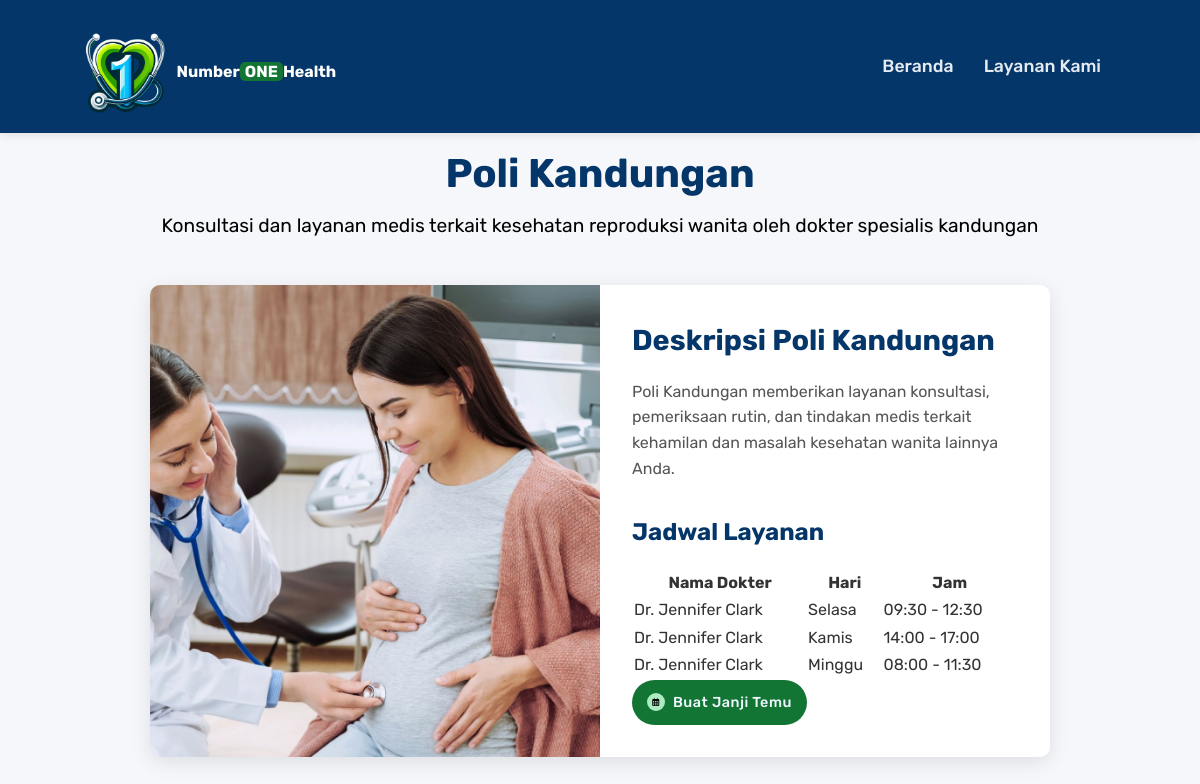
/poli_kandungan.php, run on the app's committed database.
### tables this page shows
CREATE TABLE `dokter` (
  `id` int(11) NOT NULL,
  `name` varchar(255) NOT NULL,
  `hari` varchar(50) NOT NULL,
  `jam` varchar(50) NOT NULL,
  `Lokasi` varchar(255) NOT NULL
);

### poli_kandungan.php (the view, shortened to what this page needs)
<?php
include('dbconn.php');
?>
<!DOCTYPE html>
<html lang="en">
  <head>
    <link rel="stylesheet" href="poli.css" />
    <link
      rel="stylesheet"
      href="https://cdnjs.cloudflare.com/ajax/libs/font-awesome/6.7.1/css/all.min.css"
    />
  </head>
  <body>
    <header>
      <div class="logo">
        <img
          src="Images/LogoNumberOneHealth.png"
          alt="Logo Number One Health"
        />
        <a href="#">Number<span>ONE</span>Health</a>
      </div>
      <nav class="navbar">
        <a href="index.php">Beranda</a>
        <div class="dropdown">
          <a href="#">Layanan Kami</a>
      </nav>
    </header>
    <section class="hero">
      <div class="hero-content">
        <h1>Poli Kandungan</h1>
        <p>
          Konsultasi dan layanan medis terkait kesehatan reproduksi wanita oleh dokter spesialis kandungan
        </p>
      </div>
    </section>
    <section id="poli-info" class="poli-container">
      <div class="poli-box">
        <img src="Images/poli_kandungan.jpg" alt="Poli Anak" />
        <div class="poli-content">
          <h2>Deskripsi Poli Kandungan</h2>
          <p>
            Poli Kandungan memberikan layanan konsultasi, pemeriksaan rutin, dan tindakan medis terkait kehamilan dan masalah kesehatan wanita lainnya
            Anda.
          </p>
          <h3>Jadwal Layanan</h3>
           <table>
            <thead>
              <tr>
                <th>Nama Dokter</th>
                <th>Hari</th>
                <th>Jam</th>
              </tr>
            </thead>
            <tbody>
              <?php
              $query = "SELECT name, hari, jam FROM dokter WHERE Lokasi LIKE '%Poli Kandungan%'";
              $result = mysqli_query($conn, $query);
              if (mysqli_num_rows($result) > 0) {
                while ($row = mysqli_fetch_assoc($result)) {
                  echo "<tr>";
                  echo "<td>" . htmlspecialchars($row['name']) . "</td>";
                  echo "<td>" . htmlspecialchars($row['hari']) . "</td>";
                  echo "<td>" . htmlspecialchars($row['jam']) . "</td>";
                  echo "</tr>";
                }
              } else {
                echo "<tr><td colspan='3'>Tidak ada jadwal dokter untuk Poli .</td></tr>";
              }
              ?>
            </tbody>
          </table>
          <div class="Home-btn">
            <a href="appointment.php">
              <i class="fa-regular fa-calendar-days"></i>
              Buat Janji Temu</a
            >
          </div>
        </div>
      </div>
    </section>
  </body>
</html>

### poli.css (style rules this page uses)
* { margin: 0; padding: 0; box-sizing: border-box; outline: none; text-decoration: none; font-family: "Rubik", sans-serif; }
body { background-color: #f5f7fb; color: #333; line-height: 1.6; }
header { display: flex; justify-content: space-between; align-items: center; padding: 1.2rem 7%; background-color: #053669; color: white; box-shadow: 0 2px 10px rgba(0, 0, 0, 0.1); position: sticky; top: 0; z-index: 1000; }
.logo { width: 150px; display: flex; align-items: center; }
.logo img { width: 55%; }
.logo a { font-weight: 700; font-size: 1rem; margin-top: 10px; margin-left: 10px; color: white; }
.logo span { background-color: rgb(18, 117, 51); padding: 0px 5px; color: white; border-radius: 5px; font-weight: bold; }
header .navbar { display: flex; align-items: center; }
header .navbar a { margin: 0 15px; color: rgba(255, 255, 255, 0.9); font-weight: 500; font-size: 1.1rem; position: relative; transition: color 0.3s ease; }
header .navbar .dropdown { position: relative; }
.Home-btn { display: flex; justify-content: flex-start; align-items: center; }
.Home-btn a { height: 45px; padding: 0px 15px; font-size: 0.9rem; font-weight: 500; background-color: rgb(18, 117, 51); color: aliceblue; display: flex; justify-content: center; align-items: center; letter-spacing: 0.5px; font-weight: 500; border-radius: 50px; margin-right: 10px; cursor: pointer; }
.Home-btn a i { width: 18px; height: 18px; display: flex; justify-content: center; align-items: center; border-radius: 50%; background-color: rgb(171, 237, 193); margin-right: 8px; font-size: 0.5rem; padding-bottom: 1px; color: black; }
.hero { display: flex; justify-content: center; align-items: center; height: 15vh; color: #053669; text-align: center; padding: 2rem; }
.hero-content h1 { font-size: 2.5rem; margin-bottom: 0.2rem; }
.hero-content p { font-size: 1.2rem; line-height: 1.8; color: black; }
#poli-info { padding: 2rem 7%; display: flex; justify-content: center; align-items: center; }
.poli-box { display: flex; flex-wrap: wrap; background-color: white; border-radius: 10px; box-shadow: 0 5px 20px rgba(0, 0, 0, 0.1); overflow: hidden; max-width: 900px; transition: transform 0.3s ease, box-shadow 0.3s ease; }
.poli-box img { flex: 1; width: 100%; height: auto; object-fit: cover; }
.poli-content { flex: 1; padding: 2rem; display: flex; flex-direction: column; justify-content: center; }
.poli-content h2 { font-size: 1.8rem; color: #053669; margin-bottom: 1rem; }
.poli-content h3 { font-size: 1.5rem; color: #053669; margin: 1rem 0; }
.poli-content p { font-size: 1rem; color: #555; margin-bottom: 1rem; }
.poli-box { display: flex; flex-wrap: nowrap; background-color: white; border-radius: 10px; box-shadow: 0 5px 20px rgba(0, 0, 0, 0.1); overflow: hidden; max-width: 900px; width: 100%; transition: transform 0.3s ease, box-shadow 0.3s ease; }
.poli-box img { flex: 1; width: 50%; height: auto; object-fit: cover; }

### data on the page
dokter: name "Dr. Jennifer Clark", hari "Selasa", jam "09:30 - 12:30"
dokter: name "Dr. Jennifer Clark", hari "Kamis", jam "14:00 - 17:00"
dokter: name "Dr. Jennifer Clark", hari "Minggu", jam "08:00 - 11:30"
